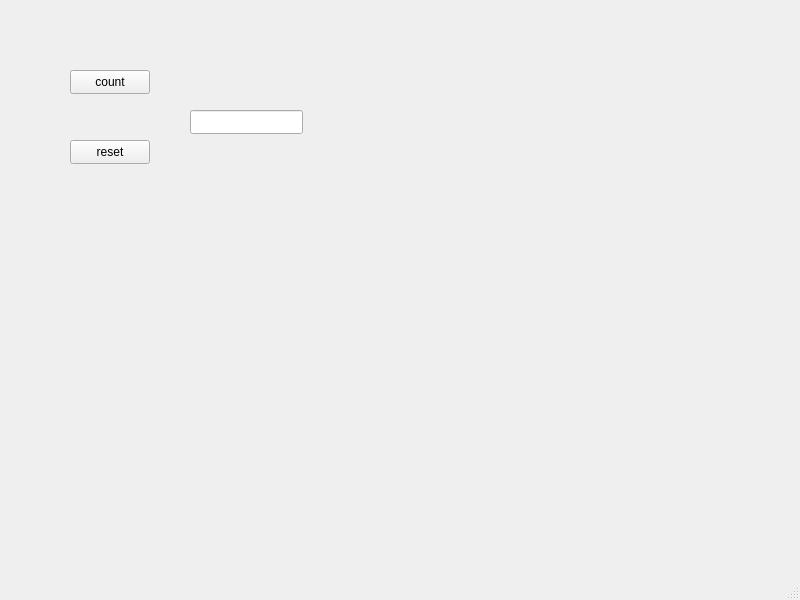
<?xml version="1.0" encoding="UTF-8"?>
<ui version="4.0">
 <class>MainWindow</class>
 <widget class="QMainWindow" name="MainWindow">
  <property name="geometry">
   <rect>
    <x>0</x>
    <y>0</y>
    <width>800</width>
    <height>600</height>
   </rect>
  </property>
  <property name="windowTitle">
   <string>MainWindow</string>
  </property>
  <widget class="QWidget" name="centralwidget">
   <widget class="QPushButton" name="count">
    <property name="geometry">
     <rect>
      <x>70</x>
      <y>70</y>
      <width>80</width>
      <height>24</height>
     </rect>
    </property>
    <property name="text">
     <string>count</string>
    </property>
   </widget>
   <widget class="QPushButton" name="reset">
    <property name="geometry">
     <rect>
      <x>70</x>
      <y>140</y>
      <width>80</width>
      <height>24</height>
     </rect>
    </property>
    <property name="text">
     <string>reset</string>
    </property>
   </widget>
   <widget class="QLineEdit" name="lineEdit">
    <property name="geometry">
     <rect>
      <x>190</x>
      <y>110</y>
      <width>113</width>
      <height>24</height>
     </rect>
    </property>
   </widget>
  </widget>
  <widget class="QMenuBar" name="menubar">
   <property name="geometry">
    <rect>
     <x>0</x>
     <y>0</y>
     <width>800</width>
     <height>21</height>
    </rect>
   </property>
  </widget>
  <widget class="QStatusBar" name="statusbar"/>
 </widget>
 <resources/>
 <connections/>
</ui>
